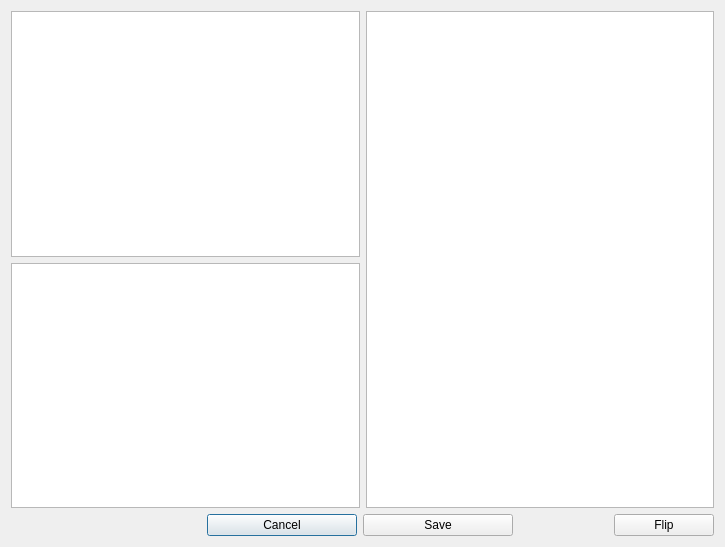
<?xml version="1.0" encoding="UTF-8"?>
<ui version="4.0">
 <class>Dialog</class>
 <widget class="QDialog" name="Dialog">
  <property name="geometry">
   <rect>
    <x>0</x>
    <y>0</y>
    <width>725</width>
    <height>547</height>
   </rect>
  </property>
  <property name="windowTitle">
   <string>Layout Editor</string>
  </property>
  <layout class="QVBoxLayout" name="verticalLayout_2">
   <item>
    <layout class="QHBoxLayout" name="horizontalLayout_2">
     <item>
      <layout class="QVBoxLayout" name="verticalLayout">
       <item>
        <widget class="QPlainTextEdit" name="textBoxFront"/>
       </item>
       <item>
        <widget class="QPlainTextEdit" name="textBoxBack"/>
       </item>
      </layout>
     </item>
     <item>
      <widget class="QTextBrowser" name="htmlPreview"/>
     </item>
    </layout>
   </item>
   <item>
    <layout class="QHBoxLayout" name="horizontalLayout">
     <item>
      <spacer name="horizontalSpacer_3">
       <property name="orientation">
        <enum>Qt::Horizontal</enum>
       </property>
       <property name="sizeType">
        <enum>QSizePolicy::Fixed</enum>
       </property>
       <property name="sizeHint" stdset="0">
        <size>
         <width>100</width>
         <height>20</height>
        </size>
       </property>
      </spacer>
     </item>
     <item>
      <spacer name="horizontalSpacer_2">
       <property name="orientation">
        <enum>Qt::Horizontal</enum>
       </property>
       <property name="sizeHint" stdset="0">
        <size>
         <width>40</width>
         <height>20</height>
        </size>
       </property>
      </spacer>
     </item>
     <item>
      <widget class="QPushButton" name="buttonCancel">
       <property name="minimumSize">
        <size>
         <width>150</width>
         <height>0</height>
        </size>
       </property>
       <property name="text">
        <string>Cancel</string>
       </property>
      </widget>
     </item>
     <item>
      <widget class="QPushButton" name="buttonSave">
       <property name="minimumSize">
        <size>
         <width>150</width>
         <height>0</height>
        </size>
       </property>
       <property name="text">
        <string>Save</string>
       </property>
      </widget>
     </item>
     <item>
      <spacer name="horizontalSpacer">
       <property name="orientation">
        <enum>Qt::Horizontal</enum>
       </property>
       <property name="sizeHint" stdset="0">
        <size>
         <width>40</width>
         <height>20</height>
        </size>
       </property>
      </spacer>
     </item>
     <item>
      <widget class="QPushButton" name="buttonFlip">
       <property name="minimumSize">
        <size>
         <width>100</width>
         <height>0</height>
        </size>
       </property>
       <property name="text">
        <string>Flip</string>
       </property>
      </widget>
     </item>
    </layout>
   </item>
  </layout>
 </widget>
 <resources/>
 <connections/>
</ui>
